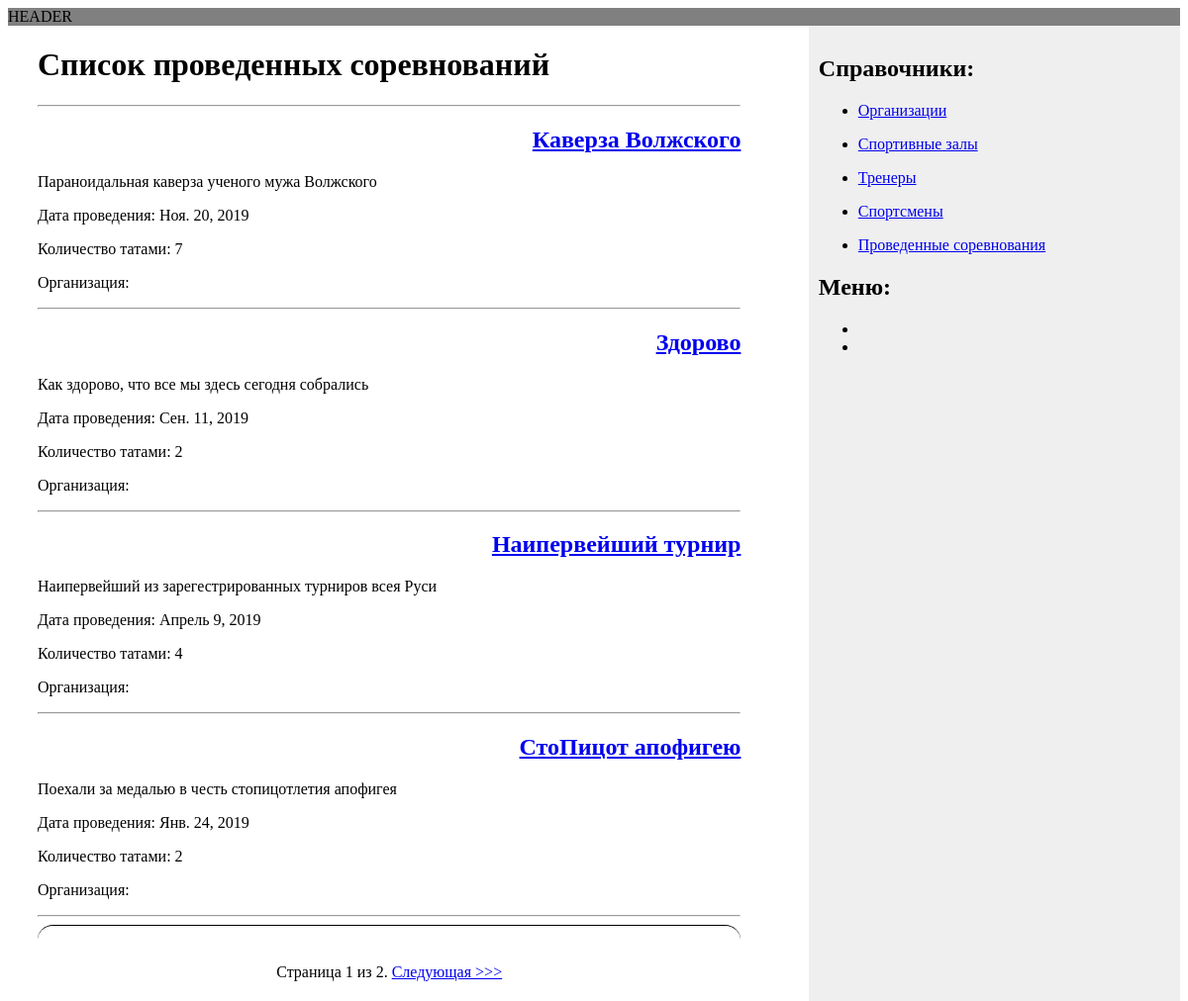
Screenshot of /tournament/competition/tournament/ with the database file from the repository.
### tournament/models.py (models this page shows, shortened)
class Tournament(models.Model):
    STATUS_CHOICES = (
        ('completed', 'Завершенный'),
        ('during', 'В процессе')
    )
    name = models.CharField(verbose_name='Наименование соревнования', max_length=250)
    short_name = models.CharField(verbose_name='Сокращенное название', max_length=100)
    number_of_tatami = models.IntegerField(verbose_name='Количество татами', default=1)
    date = models.DateField(verbose_name='Дата проведения') #, auto_now_add=True)
    slug = models.SlugField(verbose_name='Алиас', max_length=250)
    status = models.CharField(verbose_name='Статус турнира',
                              max_length=9,
                              choices=STATUS_CHOICES,
                              default='during')
    objects = models.Manager()
    completed = TournamentManager()
    class Meta:
        verbose_name = 'Турнир'
        verbose_name_plural = 'Турниры'
        ordering = ('-date', )
    def get_absolute_url(self):
        return reverse('tournament:tournament_detail',
                       args=[self.slug])

### tournament/views.py (the view)
# urls.py: path('competition/tournament/', views.TournamentListView.as_view(),
class TournamentListView(ListView):
    queryset = Tournament.completed.all()
    context_object_name = 'tournaments'
    paginate_by = 4
    template_name = 'competition/tournament/list.html'

### tournament/templates/competition/tournament/list.html (shortened to what this page needs)
{% extends 'tournament/base.html' %}
{% block content %}
    <h1>Список проведенных соревнований</h1>
    <hr>
    {% for tournament in tournaments %}
        <h2 align="right">
            <a href="{{ tournament.get_absolute_url }}">{{ tournament.short_name }}</a>
        </h2>
        <p>{{ tournament.name }}</p>
        <p>Дата проведения: {{ tournament.date }}</p>
        <p>Количество татами: {{ tournament.number_of_tatami }}</p>
        <p>Организация: {{ gym.organization.short_name }}</p>
        <hr>
    {% endfor %}
    {% include 'tournament/pagination.html' with page=page_obj %}
{% endblock %}

### tournament/static/css/mystyle.css (style rules this page uses)
html { height: 100%; width: 100%; }
body { display: flex; flex-direction: column; height: 100%; }

### rows the page displays
Tournament: short_name "Каверза Волжского", name "Параноидальная каверза ученого мужа Волжского", date "Ноя. 20, 2019", number_of_tatami "7"
Tournament: short_name "Здорово", name "Как здорово, что все мы здесь сегодня собрались", date "Сен. 11, 2019", number_of_tatami "2"
Tournament: short_name "Наипервейший турнир", name "Наипервейший из зарегестрированных турниров всея Руси", date "Апрель 9, 2019", number_of_tatami "4"
Tournament: short_name "СтоПицот апофигею", name "Поехали за медалью в честь стопицотлетия апофигея", date "Янв. 24, 2019", number_of_tatami "2"

### other values shown
{{ page.number }} "1"
{{ page.paginator.num_pages }} "2"
